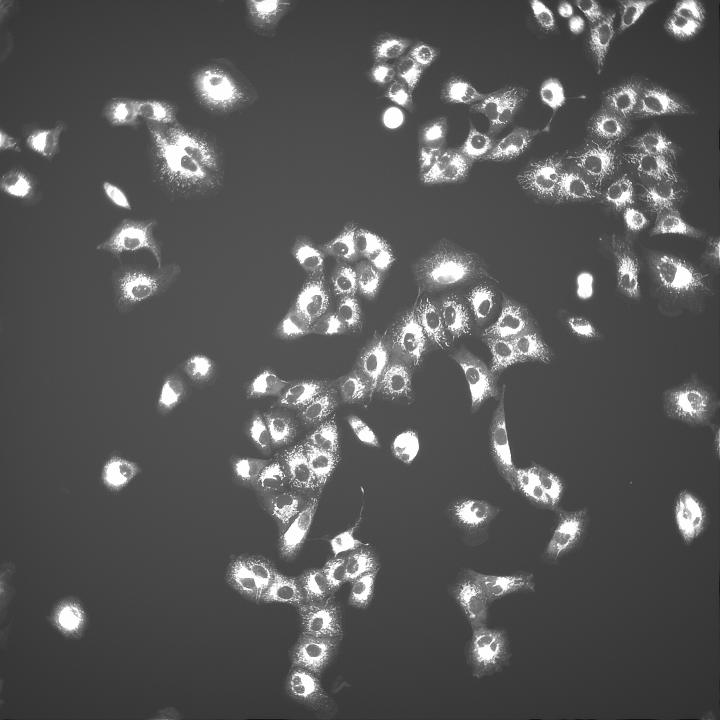
#> input picture share/mikro/IMX/MDC Polina Georgiev/exp-TimeLapse/A549-20X-DB-HD-BpA-pilot1/2019-03-27/84/TimePoint_1/A549-20X-DB-HD-BpA-pilot1_B04_s1D2705A1C-5C9A-4504-8D60-542E0A0DB46C.tif, 2160 x 2160 px (shown at 1/3 size); its folder holds 4 pictures in this run
$ python create-thumbs-pil.py
#> lines starting #> are read from the running program, lines starting #| are printed output that depends on the picture
#!/usr/local/bin/python3

import glob
from PIL import Image

sizes = [(120,120)]
files = glob.glob('*.tif')

N=0
for image in files:
    for size in sizes:
      im=Image.open(image)
#> im is the input picture: PIL image 2160x2160 P; min 0, max 254, mean 87.1
      im.thumbnail(size)
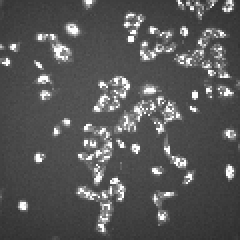
#> im: PIL image 120x120 P (shown 2 times larger); min 45, max 254, mean 87
#> pass 3 of the loop `for image in files:`:
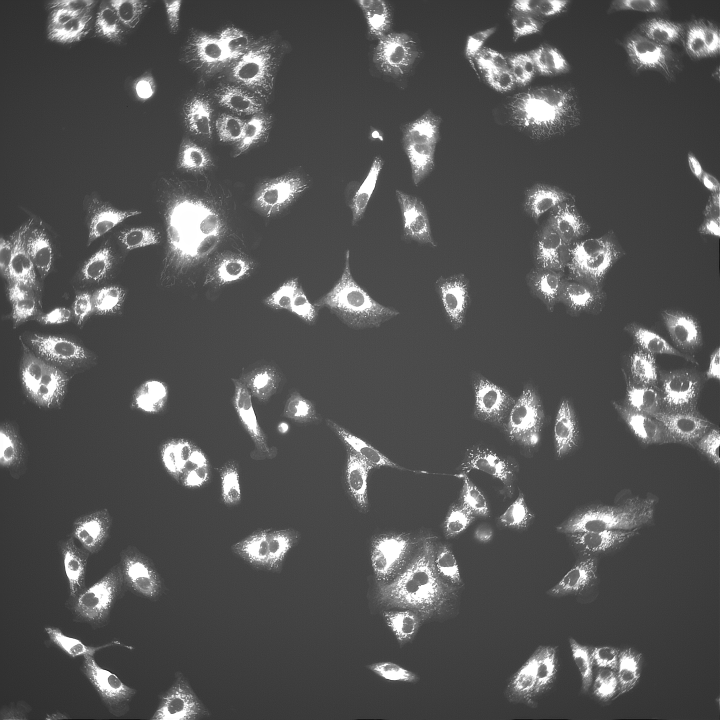
#> input picture share/mikro/IMX/MDC Polina Georgiev/exp-TimeLapse/A549-20X-DB-HD-BpA-pilot1/2019-03-27/84/TimePoint_1/A549-20X-DB-HD-BpA-pilot1_B04_s2A2E58F0D-86A8-4211-9151-575E619CC718.tif, 2160 x 2160 px (shown at 1/3 size)
#> im is the input picture: PIL image 2160x2160 P; min 0, max 255, mean 84.6
#> `im.thumbnail(size)`:
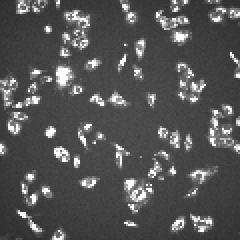
#> im: PIL image 120x120 P (shown 2 times larger); min 44, max 255, mean 84.6
#> the loop made 4 passes; the first 3 are shown
      im.save("t-%d-%s.png" % (N,size[0]))

    N=N+1
